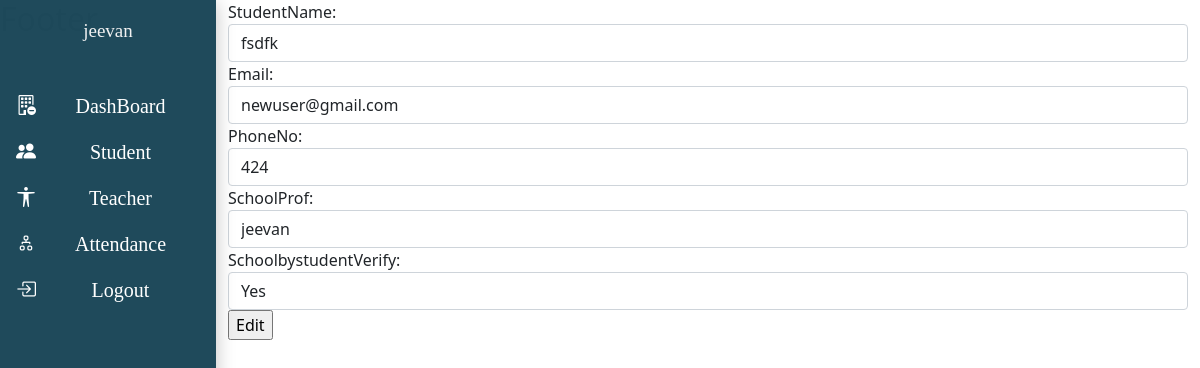
The page /school/student_Profile/1 (signed in) on the database as committed earlier.
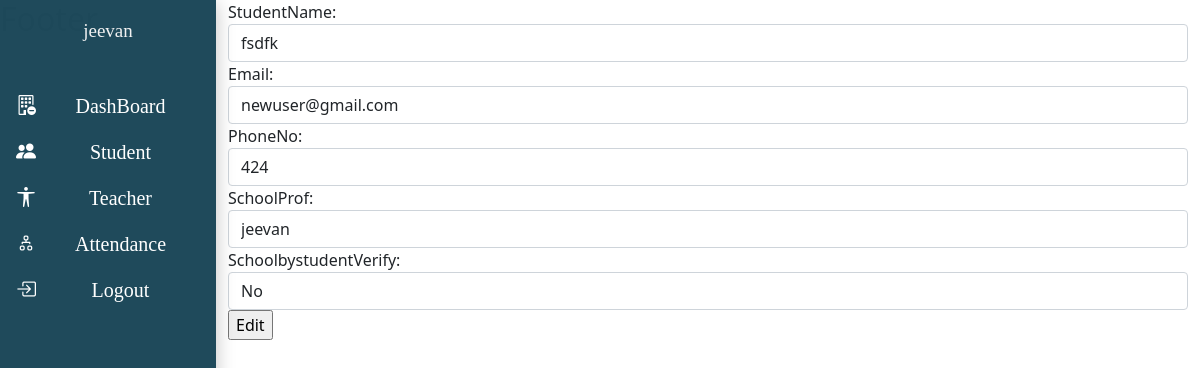
The same page on the database as committed later.
### Auth/models.py (models this page shows)
class User(AbstractUser):
    name=models.CharField(max_length=60)
    types=models.CharField(max_length=50,choices=ROLES,default="admin")
    def __str__(self):
        return self.username

### school/models.py (models this page shows, shortened)
class SchoolStudentsModel(models.Model):
	author=models.ForeignKey('Auth.User',on_delete=models.CASCADE,null=True,blank=True)
	schoolProf=models.ForeignKey('school.SchoolProfileModel',on_delete=models.SET_NULL,null=True,blank=True,related_name="studentSchools")
	studentProf=models.ForeignKey('student.StudentProfileModel',on_delete=models.SET_NULL,related_name="studentsSS",null=True,blank=True)
	studentName=models.CharField(max_length=60)
	email=models.EmailField()
	phoneNo=models.BigIntegerField(null=True,blank=True)
	publish = models.DateTimeField(default=timezone.now)
	created = models.DateTimeField(auto_now_add=True)
	updated = models.DateTimeField(auto_now=True)
	schoolbystudentVerify=models.BooleanField(null=True,default=False)
	status = models.CharField(max_length=10, choices=STATUS_CHOICES, default='draft')

### school/views.py (the view)
# urls.py: path('student_Profile/<int:id>',views.EditStudentProfile,name="editstudentprofile"),
def EditStudentProfile(request,id):
    instance=SchoolStudentsModel.objects.get(id=id)
    if request.method == "POST":
        form=EditStudentProfileForm(request.POST,instance=instance)
        if form.is_valid():
            form.save()
            return redirect('school:Allstudentlist')
    else:
        form=EditStudentProfileForm(instance=instance)
    context={
        'form':form
    }
    return render(request,"base/editstudentProfile.html",context)

### school/forms.py
class EditStudentProfileForm(forms.ModelForm):
    class Meta:
        model=SchoolStudentsModel
        fields=('studentName','email','phoneNo','schoolProf','schoolbystudentVerify')
    def __init__(self,*args,**kwargs):
        super(EditStudentProfileForm,self).__init__(*args,**kwargs)
        for fieldName,fields in self.fields.items():
            fields.widget.attrs['class']='form-control'

### school/models.py (called while the page is built)
    def __str__(self):
        return self.name

### school/templates/base/editstudentProfile.html (shortened to what this page needs)
{% extends 'base/schoolBase.html' %}
{% block content %}
<div class="main">
    <form action="" method="post" enctype="multipart/form-data">
        {{form}}
        <input type="submit" value="Edit">
    </form>
</div>
{% endblock %}

### school/templates/base/schoolBase.html (shortened to what this page needs)
{% load static %}
<!DOCTYPE html>
<html lang="en">
<head>
    </head>
<body>
    {% if request.user.types == "school" %}
    <div class="main">
    <header class="NavContainer">
        <div class="container">
            <div class="row">
                <div class="col-12 ">
                    <div class="sidenav">
                            <div class="head_info">
                                <div class="SchoolInfo">
                                <h5>{{request.user}}</h5>
                                </div>
                            </div>
                        <nav class="NavBarItem">
                            <ul class="nav " id="navItem">
                                <li class="nav-item">
                                    <a href="{% url 'school:Dashboard' %}" class="nav-link"><i class="bi bi-building-dash "></i>DashBoard</a>
                                </li>
                                <li class="nav-item">
                                    <a href="{% url 'school:StudentDetaillist' %}" class="nav-link"><i class="bi bi-people-fill "></i>Student </a>
                                </li>
                                <li class="nav-item">
                                    <a href="#" class="nav-link"><i class="bi bi-universal-access "> </i>Teacher</a>
                                </li>
                                <li class="nav-item">
                                    <a href="#" class="nav-link"><i class="bi bi-diagram-2"></i>Attendance</a>
                                </li>
                                <li class="nav-item">
                                    <a href="#" class="nav-link"> <i class="bi bi-box-arrow-in-right "></i>Logout</a>
                                </li>
                            </ul>
                        </nav>
                    </div>
                </div>
            </div>
        </div>
    </header>
    <section class="MainContainer">
        <div class="container">
            <div class="row ">
                <div class="col-12">
                    {% block content  %}
                    {% endblock %}
                </div>
            </div>
        </div>
    </section>
    </div>
 <footer>
    <h2>Footer</h2>
 </footer>
 {% endif %}
 <link rel="stylesheet" href="{% static 'css/style.css' %}">
    <link href="https://cdn.datatables.net/v/dt/dt-2.0.7/datatables.min.css" rel="stylesheet">
    <link rel="stylesheet" href="https://cdn.jsdelivr.net/npm/bootstrap-icons@1.11.3/font/bootstrap-icons.min.css">
    <link href="https://cdn.jsdelivr.net/npm/bootstrap@5.0.2/dist/css/bootstrap.min.css" rel="stylesheet">
</body>
</html>

### school/static/css/style.css (style rules this page uses)
.NavContainer .sidenav { height:100%; width: 18%; position: fixed; z-index:1; top:0; left:0; background-color:#1e495afd; box-shadow: rgba(0, 0, 0, 0.24) 0px 3px 18px; overflow-x:hidden; padding-top:20px; }
.sidenav .head_info .SchoolInfo { display: flex; justify-content: center; align-items: center; gap: 12px; }
.sidenav .head_info .SchoolInfo h5 { color: #f1f1f1; font-size: 19px; font-family: Cambria, Cochin, Georgia, Times, 'Times New Roman', serif; }
.NavContainer { float: left; }
.NavContainer .NavBarItem .nav { margin-top: 2rem; display: flex; flex-direction: column; }
.NavContainer .NavBarItem .nav li { list-style-type: none; display: block; }
.NavContainer .NavBarItem .nav li a { font-size: 20px; font-family:fantasy; color:#ffffff; text-align: center; }
.NavContainer .NavBarItem .nav li a i { float: left; margin-right:5px; }
.MainContainer { width: 82%; float: right; overflow: hidden; }

Rows that differ between the two databases and show on the page:
changed SchoolStudentsModel "fsdfk": schoolbystudentVerify "Yes" → "No"
